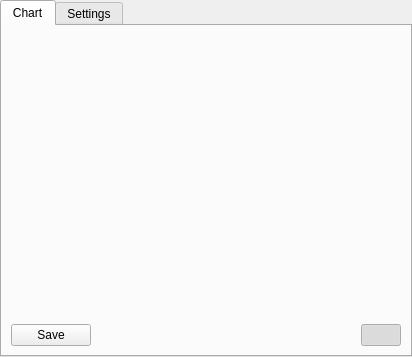
<?xml version="1.0" encoding="UTF-8"?>
<ui version="4.0">
 <class>Plotter</class>
 <widget class="QWidget" name="Plotter">
  <property name="geometry">
   <rect>
    <x>0</x>
    <y>0</y>
    <width>412</width>
    <height>357</height>
   </rect>
  </property>
  <property name="windowTitle">
   <string>Form</string>
  </property>
  <property name="windowIcon">
   <iconset resource="../icons.qrc">
    <normaloff>:/images/graph.png</normaloff>:/images/graph.png</iconset>
  </property>
  <layout class="QVBoxLayout" name="verticalLayout">
   <property name="spacing">
    <number>0</number>
   </property>
   <property name="leftMargin">
    <number>0</number>
   </property>
   <property name="topMargin">
    <number>0</number>
   </property>
   <property name="rightMargin">
    <number>0</number>
   </property>
   <property name="bottomMargin">
    <number>0</number>
   </property>
   <item>
    <widget class="QTabWidget" name="tabWidget">
     <property name="currentIndex">
      <number>0</number>
     </property>
     <widget class="QWidget" name="tab">
      <attribute name="title">
       <string>Chart</string>
      </attribute>
      <layout class="QVBoxLayout" name="verticalLayout_7">
       <item>
        <widget class="QwtPlot" name="plot" native="true">
         <property name="sizePolicy">
          <sizepolicy hsizetype="Expanding" vsizetype="Expanding">
           <horstretch>0</horstretch>
           <verstretch>0</verstretch>
          </sizepolicy>
         </property>
        </widget>
       </item>
       <item>
        <layout class="QHBoxLayout" name="horizontalLayout_2">
         <item>
          <widget class="QPushButton" name="saveBtn">
           <property name="toolTip">
            <string>Save current plot to CSV</string>
           </property>
           <property name="text">
            <string>Save</string>
           </property>
           <property name="icon">
            <iconset resource="../icons.qrc">
             <normaloff>:/images/document-save.png</normaloff>:/images/document-save.png</iconset>
           </property>
          </widget>
         </item>
         <item>
          <spacer name="horizontalSpacer">
           <property name="orientation">
            <enum>Qt::Horizontal</enum>
           </property>
           <property name="sizeHint" stdset="0">
            <size>
             <width>40</width>
             <height>20</height>
            </size>
           </property>
          </spacer>
         </item>
         <item>
          <widget class="QPushButton" name="startStopPlotBtn">
           <property name="toolTip">
            <string>&lt;html&gt;&lt;head/&gt;&lt;body&gt;&lt;p&gt;Starts/stops data collecting from Serial&lt;/p&gt;&lt;p&gt;When stopped, you'll be able to zoom in/out and move the graph to further inspect the data.&lt;/p&gt;&lt;/body&gt;&lt;/html&gt;</string>
           </property>
           <property name="text">
            <string/>
           </property>
           <property name="icon">
            <iconset resource="../icons.qrc">
             <normaloff>:/images/media-playback-start.png</normaloff>
             <normalon>:/images/media-playback-stop.png</normalon>:/images/media-playback-start.png</iconset>
           </property>
           <property name="checkable">
            <bool>true</bool>
           </property>
           <property name="checked">
            <bool>true</bool>
           </property>
          </widget>
         </item>
        </layout>
       </item>
      </layout>
     </widget>
     <widget class="QWidget" name="tab_2">
      <attribute name="title">
       <string>Settings</string>
      </attribute>
      <layout class="QVBoxLayout" name="verticalLayout_3">
       <item>
        <widget class="QScrollArea" name="scrollArea">
         <property name="widgetResizable">
          <bool>true</bool>
         </property>
         <widget class="QWidget" name="scrollAreaWidgetContents">
          <property name="geometry">
           <rect>
            <x>0</x>
            <y>-125</y>
            <width>369</width>
            <height>678</height>
           </rect>
          </property>
          <layout class="QVBoxLayout" name="verticalLayout_6">
           <item>
            <widget class="QGroupBox" name="groupBox">
             <property name="title">
              <string>Basic</string>
             </property>
             <layout class="QVBoxLayout" name="verticalLayout_2">
              <item>
               <layout class="QFormLayout" name="formLayout">
                <property name="fieldGrowthPolicy">
                 <enum>QFormLayout::AllNonFixedFieldsGrow</enum>
                </property>
                <item row="0" column="0">
                 <widget class="QLabel" name="label">
                  <property name="toolTip">
                   <string>&lt;html&gt;&lt;head/&gt;&lt;body&gt;&lt;p&gt;The ID of the graph, for serial thread to properly forward the incoming data from micro-controller.&lt;/p&gt;&lt;p&gt;You can have the same IDs if you wish, both will receive the packet from the serial thread.&lt;/p&gt;&lt;/body&gt;&lt;/html&gt;</string>
                  </property>
                  <property name="text">
                   <string>ID:</string>
                  </property>
                 </widget>
                </item>
                <item row="0" column="1">
                 <widget class="QLineEdit" name="idEdit">
                  <property name="text">
                   <string>p1</string>
                  </property>
                 </widget>
                </item>
                <item row="4" column="0">
                 <widget class="QLabel" name="label_2">
                  <property name="toolTip">
                   <string>&lt;html&gt;&lt;head/&gt;&lt;body&gt;&lt;p&gt;Can select the graph to plot in real time or XY plot&lt;/p&gt;&lt;p&gt;&lt;span style=&quot; font-size:10pt;&quot;&gt;Sample real-time packet with 3 curves XYZ:&lt;/span&gt;&lt;/p&gt;&lt;p&gt;{&lt;span style=&quot; color:#ff0000;&quot;&gt;P0|X|255,0,0|100&lt;/span&gt;&lt;span style=&quot; color:#00ff7f;&quot;&gt;|Y|0,255,0|150&lt;/span&gt;&lt;span style=&quot; color:#5555ff;&quot;&gt;|Z|0,0,255|200&lt;/span&gt;}&lt;/p&gt;&lt;p&gt;{Plot ID|Curve 1|Color|Value|Curve 2|Color|Value}&lt;/p&gt;&lt;p&gt;&lt;span style=&quot; font-weight:600;&quot;&gt;Note: color is in RGB format with comma seperating the values (R,G,B)&lt;/span&gt;&lt;/p&gt;&lt;p&gt;&lt;span style=&quot; font-size:10pt;&quot;&gt;Sample XY plot (supports only one curve):&lt;/span&gt;&lt;/p&gt;&lt;p&gt;{P0|Some XY plot|255,0,0|1 255 2 200 3 150 4 100}&lt;/p&gt;&lt;p&gt;{Plot ID|Curve name|Color|X Y X Y X Y X Y.....}&lt;/p&gt;&lt;p&gt;&lt;span style=&quot; font-weight:600;&quot;&gt;Note: If for each X value there won't be Y value, the plot will be ignored&lt;/span&gt;&lt;br/&gt;&lt;/p&gt;&lt;/body&gt;&lt;/html&gt;</string>
                  </property>
                  <property name="text">
                   <string>Type:</string>
                  </property>
                 </widget>
                </item>
                <item row="4" column="1">
                 <widget class="QComboBox" name="typeComboBox">
                  <item>
                   <property name="text">
                    <string>Time plot</string>
                   </property>
                  </item>
                  <item>
                   <property name="text">
                    <string>XY-Plot</string>
                   </property>
                  </item>
                 </widget>
                </item>
                <item row="1" column="0">
                 <widget class="QLabel" name="label_5">
                  <property name="text">
                   <string>Title</string>
                  </property>
                 </widget>
                </item>
                <item row="1" column="1">
                 <widget class="QLineEdit" name="titleEdit">
                  <property name="text">
                   <string>A Simple Plotting Demonstration</string>
                  </property>
                 </widget>
                </item>
                <item row="5" column="0">
                 <widget class="QLabel" name="label_6">
                  <property name="toolTip">
                   <string>&lt;html&gt;&lt;head/&gt;&lt;body&gt;&lt;p&gt;Applicable only to real time plot, basically, how many data points will be stored in the memory before deleting them. &lt;/p&gt;&lt;/body&gt;&lt;/html&gt;</string>
                  </property>
                  <property name="text">
                   <string>Buffer</string>
                  </property>
                 </widget>
                </item>
                <item row="5" column="1">
                 <widget class="QSpinBox" name="bufferSpin">
                  <property name="minimum">
                   <number>10</number>
                  </property>
                  <property name="maximum">
                   <number>1000000</number>
                  </property>
                  <property name="value">
                   <number>100</number>
                  </property>
                 </widget>
                </item>
                <item row="6" column="0">
                 <widget class="QLabel" name="label_7">
                  <property name="toolTip">
                   <string>&lt;html&gt;&lt;head/&gt;&lt;body&gt;&lt;p&gt;How often the plot will be updated. You shouldn't need less than 50ms, however if you want to improve performance of the application, it is advisable to increase the refresh rate. &lt;/p&gt;&lt;/body&gt;&lt;/html&gt;</string>
                  </property>
                  <property name="text">
                   <string>Refresh rate (ms)</string>
                  </property>
                 </widget>
                </item>
                <item row="6" column="1">
                 <widget class="QSpinBox" name="refreshRateSpin">
                  <property name="minimum">
                   <number>10</number>
                  </property>
                  <property name="maximum">
                   <number>10000</number>
                  </property>
                  <property name="value">
                   <number>50</number>
                  </property>
                 </widget>
                </item>
                <item row="2" column="0">
                 <widget class="QLabel" name="label_9">
                  <property name="text">
                   <string>Name of X Axis:</string>
                  </property>
                 </widget>
                </item>
                <item row="2" column="1">
                 <widget class="QLineEdit" name="xaxisEdit"/>
                </item>
                <item row="3" column="0">
                 <widget class="QLabel" name="label_10">
                  <property name="text">
                   <string>Name of Y Axis</string>
                  </property>
                 </widget>
                </item>
                <item row="3" column="1">
                 <widget class="QLineEdit" name="yaxisEdit"/>
                </item>
               </layout>
              </item>
             </layout>
            </widget>
           </item>
           <item>
            <widget class="QGroupBox" name="groupBox_2">
             <property name="title">
              <string>Scaling</string>
             </property>
             <layout class="QVBoxLayout" name="verticalLayout_4">
              <item>
               <layout class="QFormLayout" name="formLayout_2">
                <property name="fieldGrowthPolicy">
                 <enum>QFormLayout::AllNonFixedFieldsGrow</enum>
                </property>
                <item row="1" column="0">
                 <widget class="QCheckBox" name="autoScaleYCheckBox">
                  <property name="toolTip">
                   <string>Automatically scales the graph to show all values on Y axis</string>
                  </property>
                  <property name="text">
                   <string>Auto Scaling Y</string>
                  </property>
                  <property name="checked">
                   <bool>true</bool>
                  </property>
                 </widget>
                </item>
                <item row="2" column="0">
                 <widget class="QLabel" name="label_3">
                  <property name="text">
                   <string>Min Y</string>
                  </property>
                 </widget>
                </item>
                <item row="2" column="1">
                 <widget class="QDoubleSpinBox" name="minYSpin">
                  <property name="minimum">
                   <double>-10000000.000000000000000</double>
                  </property>
                  <property name="maximum">
                   <double>10000000.000000000000000</double>
                  </property>
                  <property name="value">
                   <double>-200.000000000000000</double>
                  </property>
                 </widget>
                </item>
                <item row="3" column="0">
                 <widget class="QLabel" name="label_4">
                  <property name="text">
                   <string>Max Y</string>
                  </property>
                 </widget>
                </item>
                <item row="3" column="1">
                 <widget class="QDoubleSpinBox" name="maxYSpin">
                  <property name="minimum">
                   <double>-10000000.000000000000000</double>
                  </property>
                  <property name="maximum">
                   <double>10000000.000000000000000</double>
                  </property>
                  <property name="value">
                   <double>200.000000000000000</double>
                  </property>
                 </widget>
                </item>
                <item row="4" column="0">
                 <widget class="QCheckBox" name="autoScaleXCheckBox">
                  <property name="toolTip">
                   <string>Automatically scales graph to include all X values (manual scaling works only on XY plot)</string>
                  </property>
                  <property name="text">
                   <string>Auto Scaling X</string>
                  </property>
                  <property name="checked">
                   <bool>true</bool>
                  </property>
                 </widget>
                </item>
                <item row="5" column="0">
                 <widget class="QLabel" name="label_11">
                  <property name="text">
                   <string>Min X</string>
                  </property>
                 </widget>
                </item>
                <item row="5" column="1">
                 <widget class="QDoubleSpinBox" name="minXSpin">
                  <property name="minimum">
                   <double>-10000000.000000000000000</double>
                  </property>
                  <property name="maximum">
                   <double>10000000.000000000000000</double>
                  </property>
                  <property name="value">
                   <double>-200.000000000000000</double>
                  </property>
                 </widget>
                </item>
                <item row="6" column="1">
                 <widget class="QDoubleSpinBox" name="maxXSpin">
                  <property name="minimum">
                   <double>-10000000.000000000000000</double>
                  </property>
                  <property name="maximum">
                   <double>10000000.000000000000000</double>
                  </property>
                  <property name="value">
                   <double>200.000000000000000</double>
                  </property>
                 </widget>
                </item>
                <item row="6" column="0">
                 <widget class="QLabel" name="label_12">
                  <property name="text">
                   <string>Max X</string>
                  </property>
                 </widget>
                </item>
               </layout>
              </item>
             </layout>
            </widget>
           </item>
           <item>
            <widget class="QGroupBox" name="groupBox_3">
             <property name="title">
              <string>Misc</string>
             </property>
             <layout class="QVBoxLayout" name="verticalLayout_5">
              <item>
               <layout class="QFormLayout" name="formLayout_3">
                <item row="0" column="0">
                 <widget class="QLabel" name="label_8">
                  <property name="toolTip">
                   <string>&lt;html&gt;&lt;head/&gt;&lt;body&gt;&lt;p&gt;Format of the date in real time plot. Some of the available formats: &lt;/p&gt;&lt;p&gt;&lt;span style=&quot; font-weight:600;&quot;&gt;&amp;quot;dd:mm:yyyy | hh:mm:ss:zzz&amp;quot;&lt;/span&gt;&lt;/p&gt;&lt;p&gt;Where it shows&lt;span style=&quot; font-weight:600;&quot;&gt; day:month:year | hours:minutes:seconds:milliseconds&lt;/span&gt;&lt;/p&gt;&lt;/body&gt;&lt;/html&gt;</string>
                  </property>
                  <property name="statusTip">
                   <string/>
                  </property>
                  <property name="text">
                   <string>Date Format</string>
                  </property>
                 </widget>
                </item>
                <item row="0" column="1">
                 <widget class="QLineEdit" name="dateFormat">
                  <property name="text">
                   <string>hh:mm:ss</string>
                  </property>
                 </widget>
                </item>
                <item row="1" column="0">
                 <widget class="QCheckBox" name="fillCheckBox">
                  <property name="toolTip">
                   <string>Automatically fills the graph</string>
                  </property>
                  <property name="text">
                   <string>Auto filling</string>
                  </property>
                  <property name="checked">
                   <bool>true</bool>
                  </property>
                 </widget>
                </item>
                <item row="2" column="0">
                 <widget class="QLabel" name="label_14">
                  <property name="text">
                   <string>Auto Fill Opacity:</string>
                  </property>
                 </widget>
                </item>
                <item row="2" column="1">
                 <widget class="QSpinBox" name="transparentSpinBox">
                  <property name="minimum">
                   <number>20</number>
                  </property>
                  <property name="maximum">
                   <number>100</number>
                  </property>
                 </widget>
                </item>
                <item row="3" column="0">
                 <widget class="QLabel" name="label_13">
                  <property name="text">
                   <string>Background Color:</string>
                  </property>
                 </widget>
                </item>
                <item row="3" column="1">
                 <layout class="QHBoxLayout" name="horizontalLayout">
                  <item>
                   <spacer name="horizontalSpacer_2">
                    <property name="orientation">
                     <enum>Qt::Horizontal</enum>
                    </property>
                    <property name="sizeHint" stdset="0">
                     <size>
                      <width>40</width>
                      <height>20</height>
                     </size>
                    </property>
                   </spacer>
                  </item>
                  <item>
                   <widget class="QLabel" name="colorLbl">
                    <property name="minimumSize">
                     <size>
                      <width>50</width>
                      <height>0</height>
                     </size>
                    </property>
                    <property name="maximumSize">
                     <size>
                      <width>50</width>
                      <height>16777215</height>
                     </size>
                    </property>
                    <property name="styleSheet">
                     <string notr="true">background-color:#ffffff;
border: 2px solid #000;</string>
                    </property>
                    <property name="text">
                     <string/>
                    </property>
                   </widget>
                  </item>
                  <item>
                   <widget class="QPushButton" name="colorBtn">
                    <property name="toolTip">
                     <string>Choose background color</string>
                    </property>
                    <property name="text">
                     <string/>
                    </property>
                    <property name="icon">
                     <iconset resource="../icons.qrc">
                      <normaloff>:/images/kcoloredit.png</normaloff>:/images/kcoloredit.png</iconset>
                    </property>
                   </widget>
                  </item>
                 </layout>
                </item>
               </layout>
              </item>
             </layout>
            </widget>
           </item>
           <item>
            <widget class="QGroupBox" name="groupBox_4">
             <property name="minimumSize">
              <size>
               <width>0</width>
               <height>0</height>
              </size>
             </property>
             <property name="baseSize">
              <size>
               <width>0</width>
               <height>0</height>
              </size>
             </property>
             <property name="title">
              <string>Auto Write</string>
             </property>
             <layout class="QVBoxLayout" name="verticalLayout_8">
              <item>
               <layout class="QFormLayout" name="formLayout_4">
                <item row="0" column="0">
                 <widget class="QCheckBox" name="writeToFileCheckBox">
                  <property name="toolTip">
                   <string>Will write all results directly to the file you have specified. Similar to save button, but does it instantly and automatically. Useful for when one needs to do analysis later. Results will be in CSV</string>
                  </property>
                  <property name="text">
                   <string>Write To File</string>
                  </property>
                 </widget>
                </item>
                <item row="1" column="0">
                 <widget class="QLabel" name="label_15">
                  <property name="text">
                   <string>File:</string>
                  </property>
                 </widget>
                </item>
                <item row="1" column="1">
                 <layout class="QHBoxLayout" name="horizontalLayout_3">
                  <item>
                   <widget class="QLineEdit" name="writeToFileEdit">
                    <property name="readOnly">
                     <bool>true</bool>
                    </property>
                   </widget>
                  </item>
                  <item>
                   <widget class="QPushButton" name="openForWriteBtn">
                    <property name="text">
                     <string/>
                    </property>
                    <property name="icon">
                     <iconset resource="../icons.qrc">
                      <normaloff>:/images/document-open-folder.png</normaloff>:/images/document-open-folder.png</iconset>
                    </property>
                   </widget>
                  </item>
                 </layout>
                </item>
                <item row="2" column="0">
                 <widget class="QLabel" name="label_16">
                  <property name="toolTip">
                   <string>Specify what seperator should the save and auto file write function use</string>
                  </property>
                  <property name="text">
                   <string>Seperator:</string>
                  </property>
                 </widget>
                </item>
                <item row="2" column="1">
                 <widget class="QLineEdit" name="seperatorEdit">
                  <property name="text">
                   <string>;</string>
                  </property>
                 </widget>
                </item>
               </layout>
              </item>
             </layout>
            </widget>
           </item>
          </layout>
         </widget>
        </widget>
       </item>
      </layout>
     </widget>
    </widget>
   </item>
  </layout>
 </widget>
 <customwidgets>
  <customwidget>
   <class>QwtPlot</class>
   <extends>QWidget</extends>
   <header location="global">qwt_plot.h</header>
   <container>1</container>
  </customwidget>
 </customwidgets>
 <resources>
  <include location="../icons.qrc"/>
 </resources>
 <connections/>
</ui>
